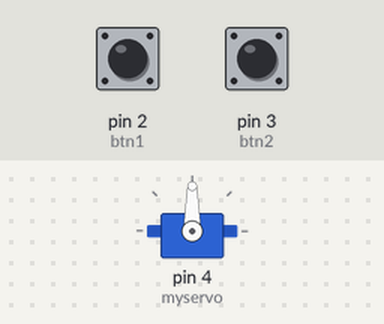
Simulated run of this sketch. Board: Arduino Uno, built with avr-gcc and run on an emulated ATmega328P. Shown: servo. Inputs (shaded band) come from the test bench; at power-on: pin 2 (btn1) LOW, pin 3 (btn2) LOW.

Above: at 1.2 s.
1.3 s: pin 2 (btn1) pulled HIGH for 3.2 s
At 1.9 s:
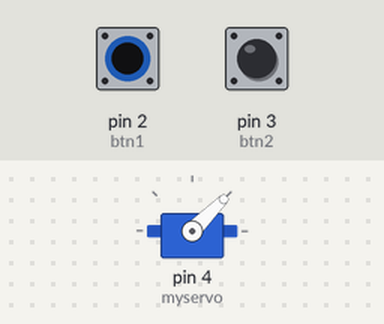
6.0 s: pin 2 (btn1) pulled HIGH for 0.15 s
At 6.7 s:
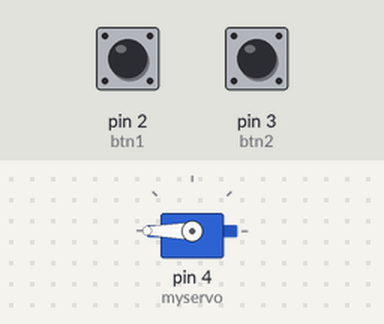
7.6 s: pin 2 (btn1) pulled HIGH for 1 s
At 9.2 s:
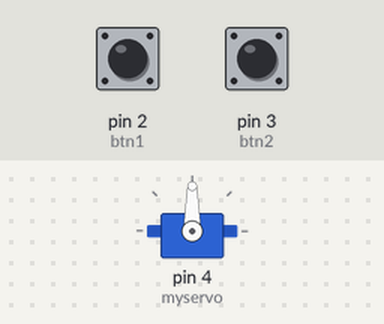
10.1 s: pin 3 (btn2) pulled HIGH for 3.2 s
At 12.2 s:
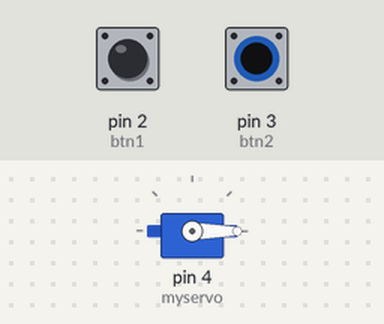
14.8 s: pin 3 (btn2) pulled HIGH for 1 s
At 16.3 s:
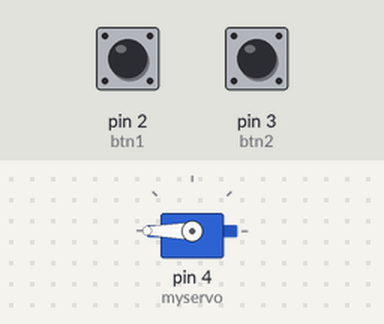
Timing chart, 0 to 17.8 s (numbered marks = the images above; inputs shaded):
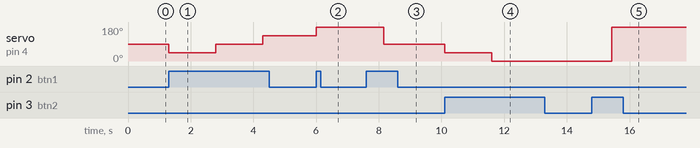

The sketch:

lab_10_level_021.ino
```cpp
/*
Name:-pranav bhavsar
lab 10
level 02
200545944
*/

#include <Servo.h>
Servo myservo;
int btn1 = 2;
int btn2 = 3;
int val;
void setup()
{
myservo.attach(4);
pinMode(btn1, INPUT);
pinMode(btn2, INPUT);
Serial.begin(9600);
}
void loop()
{
if (digitalRead(btn1) == HIGH)
    {//CONDITIONS FOR BTN1
        val++;
        if (val == 0)
        {
            val = 1;
        }
        else if (val == 1)
        {
            myservo.write(45); // 25%
            delay(1500);
        }
        else if (val == 2)
        {
            myservo.write(90); // 50%
            delay(1500);
        }
        else if (val == 3)
        {
            myservo.write(135); // 75%
            delay(1500);
        }
        else if (val == 4)
        {
            myservo.write(180); // 100%
            delay(1500);

        }

    }

    //CONDITIONS FOR BTN2
    else if (digitalRead(btn2) == HIGH)
    {
        val--;
        if (val == 4)
        {
            myservo.write(180); // 100%
            delay(1500);
        }
        else if (val == 3)
        {
            myservo.write(135); // 75%
            delay(1500);
        }
        else if (val == 2)
        {
            myservo.write(90); // 50%
            delay(1500);
        }
        else if (val == 1)
        {
            myservo.write(45); // 25%
            delay(1500);
        }
        else if (val == 0)
        {
            myservo.write(0); // 0%
            delay(1500);

        }

    }
} 
```

Measured:
- after the input at 1.3 s, servo on pin 4 (myservo): 90° → 45° at once, → 90° 1.5 s later, → 135° 1.5 s later
- after the input at 6.0 s, servo on pin 4 (myservo): 135° → 180° at once
- after the input at 7.6 s, servo on pin 4 (myservo): 180° → 90° after 0.56 s
- after the input at 10.1 s, servo on pin 4 (myservo): 90° → 45° at once, → 0° 1.5 s later
- after the input at 14.8 s, servo on pin 4 (myservo): 0° → 180° after 0.64 s
